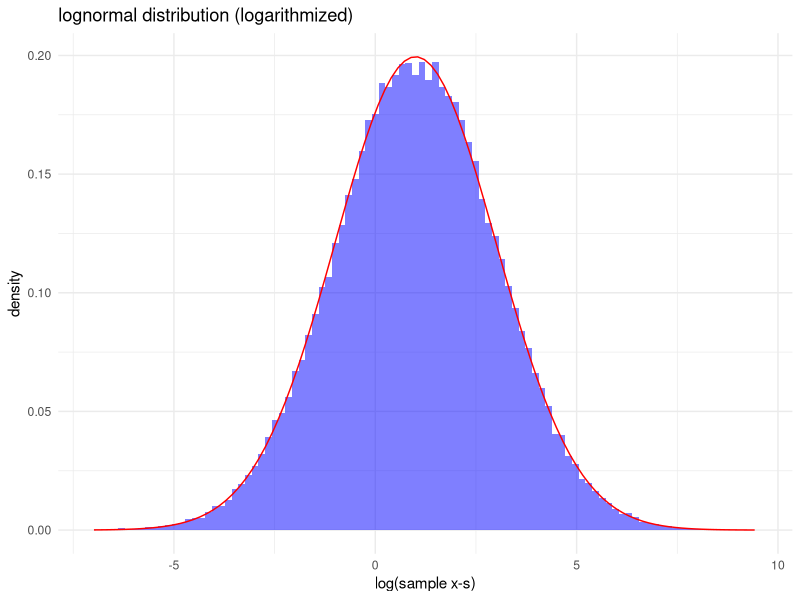
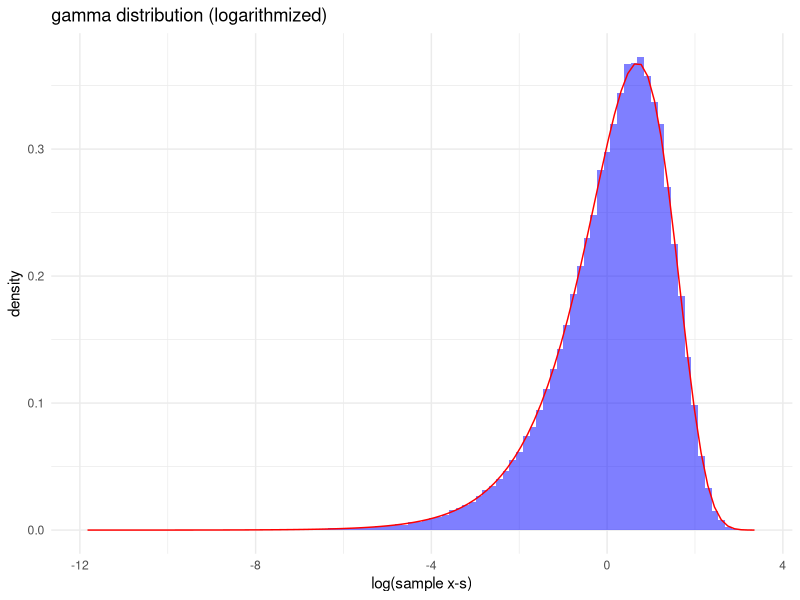

These figures' R source, in order:
setwd("YOUR WD HERE")
library(ggplot2)
# ------------------------------------------------------------------------------

# Lognormal case

lognormal_fn <- function(sample_size, mean,sd) {
  set.seed(17)
  #sampling based on user input
  sample <- rlnorm(sample_size,meanlog = mean, sdlog = sd)
  
  # theoretical measures
  theoretical_mean <- exp(mean +((sd^2)/2))
  theoretical_sd <- sqrt((exp(sd^2)-1)*exp(2*mean+sd^2))
  theoretical_median <- exp(mean)
  theoretical_95th <- exp(mean+qnorm(0.95)*sd)
  
  # empirical measures
  empirical_mean <- mean(sample)
  empirical_sd <- sd(sample)
  empirical_median <- median(sample)
  empirical_95th <- quantile(sample,0.95)
  
  # creating the result table for theoretical and empirical values
  results_table <- data.frame(
    statistics = c("mean", "SD", "median", "95th_perc"),
    theoretical = c(theoretical_mean,theoretical_sd, theoretical_median,theoretical_95th),
    empirical = c(empirical_mean, empirical_sd,empirical_median, empirical_95th)
  )
  
  print(results_table)
  
  # Create the histogram with logarithmizing the x values
  plot <- ggplot(data = data.frame(Sample =sample), mapping = aes(x = log(Sample))) +
    geom_histogram(aes(y =after_stat(density)), bins = 100, fill = "blue",alpha = 0.5) +
    stat_function(fun = function(x) dlnorm(exp(x),meanlog = mean, sdlog = sd)*exp(x), 
                  col = "red") +
    labs(title = "lognormal distribution (logarithmized)", x = "log(sample x-s)",y = "density") +
    theme_minimal()
  
  print(plot) # display the plot
  
  return(list(Data = results_table, Plot = plot))
}
# ------------------------------------------------------------------------------
# Gamma case

gamma_fn <- function(sample_size,shape,scale) {
  set.seed(17)
  #sampling based on user input
  sample <- rgamma(sample_size, shape =shape, scale= scale)
  
  # theoretical measures
  theoretical_mean <- shape*scale
  theoretical_sd <- sqrt(shape)*scale
  theoretical_median <- qgamma(0.5,shape =shape,scale = scale)
  theoretical_95th <- qgamma(0.95, shape = shape, scale = scale)
  
  # empirical measures
  empirical_mean <- mean(sample)
  empirical_sd <- sd(sample)
  empirical_median <- median(sample)
  empirical_95th <- quantile(sample, 0.95)
  
  # creating the result table for theoretical and empirical values
  results_table <- data.frame(
    statistics = c("mean","sd", "median", "95th_perc"),
    theoretical = c(theoretical_mean,theoretical_sd, theoretical_median,theoretical_95th),
    empirical = c(empirical_mean, empirical_sd,empirical_median, empirical_95th)
  )
  print(results_table)
  
  # Create the histogram with logarithmizing the x values
  plot <- ggplot(data = data.frame(Sample = sample), mapping =aes(x = log(Sample))) +
    geom_histogram(aes(y = after_stat(density)), bins=100, fill = "blue", alpha = 0.5) +
    stat_function(fun = function(x) dgamma(exp(x), shape = shape, scale = scale)*exp(x), 
                  col = "red") +
    labs(title = "gamma distribution (logarithmized)", x = "log(sample x-s)", y = "density") +
    theme_minimal()
  
  print(plot) # calling the plot
  return(list(Data = results_table, Plot = plot))
}

# ------------------------------------------------------------------------------
# Test Cases

# generating data and the plot
result_logn <- lognormal_fn(100000, mean = 1, sd = 2)
result_gamma <- gamma_fn(100000, shape = 1, scale = 2)